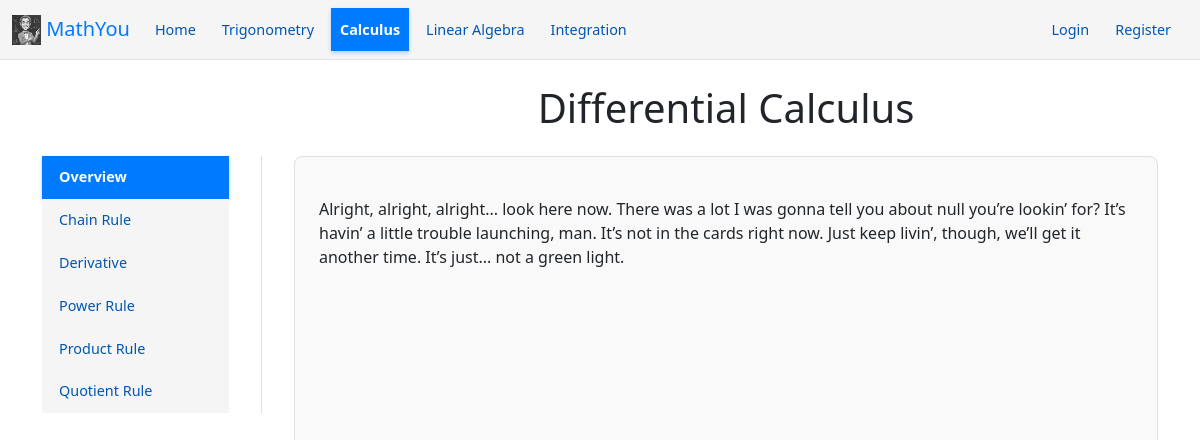
Page /calculus on the committed database.
### app/models.py (models this page shows, shortened)
class Concept(db.Model):
    __tablename__ = 'concepts'
    id = db.Column(db.Integer, primary_key=True)
    name = db.Column(db.String(100), nullable=False)
    slug = db.Column(db.String(100), nullable=False)
    subject_id = db.Column(db.Integer, db.ForeignKey('subjects.id'), nullable=False)
    formula = db.Column(db.Text, nullable=True)
    explanation = db.Column(db.Text, nullable=True)
    core_idea = db.Column(db.Text, nullable=True)
    real_world_application = db.Column(db.Text, nullable=True)
    mathematical_demonstration = db.Column(db.Text, nullable=True)
    study_plan = db.Column(db.Text, nullable=True)
    subject = db.relationship('Subject', back_populates='concepts')
    questions = db.relationship('Question', back_populates='concept', lazy=True, cascade="all, delete-orphan")
    __table_args__ = (db.UniqueConstraint('subject_id', 'slug', name='_subject_concept_slug_uc'),)

class Subject(db.Model):
    __tablename__ = 'subjects'
    id = db.Column(db.Integer, primary_key=True)
    name = db.Column(db.String(100), unique=True, nullable=False)
    slug = db.Column(db.String(100), unique=True, nullable=False)
    concepts = db.relationship('Concept', back_populates='subject', lazy=True, cascade="all, delete-orphan")

### app/blueprints/main.py (the view, shortened to what this page needs)
@main_bp.route('/<string:subject_slug>')
def discipline_page(subject_slug):
    subject = Subject.query.filter_by(slug=subject_slug).first_or_404()
    problems_by_concept = {}
    difficulty_map = {'Easy': 1, 'Medium': 2, 'Hard': 3}
    reverse_difficulty_map = {1: 'Easy', 2: 'Medium', 3: 'Hard'}
    for concept in subject.concepts:
        questions = concept.questions
        if not questions:
            continue
        target_difficulty = 'Easy' # Default
        candidate = next((q for q in questions if q.difficulty == target_difficulty), None)
        if candidate:
            problems_by_concept[concept.slug] = [candidate.legacy_id]
        elif not current_user.is_authenticated:
                problems_by_concept[concept.slug] = [questions[0].legacy_id]
    return render_template('discipline.html',
                            discipline_name=subject.name,
                            concepts=subject.concepts,
                            active_page=subject.slug,
                            problems=problems_by_concept)

### templates/discipline.html
{% extends "base.html" %}
{% block content %}
<div class="discipline-layout">
    <nav class="concept-nav" data-menu="concept-nav">
        <a href="#overview" class="nav-link" data-concept="overview">Overview</a>
            {% for concept in concepts %}
            <a href="#{{ concept.slug }}"
            class="nav-link"
            data-concept="{{ concept.slug }}">
            {{ concept.name }}
        </a>
        {% endfor %}
    </nav>
    <main class="discipline-content">
        <h1 class="text-center mb-4">{{ discipline_name }}</h1>
        <math-content
            discpline-name="{{ discipline_name }}"
            discipline-id="{{ active_page }}"
            data-problems='{{ problems | tojson }}'
        ></math-content>
    </main>
</div>
{% endblock %}

### static/css/variables.css (style rules this page uses)
:root { --font-family: Arial, sans-serif; --base-font-size: 16px; --button-border-radius: 0; --button-bg-color: #0d6efd; --nav-primary-color: #007bff; --nav-text-color: #0056b3; --nav-bg-color: whitesmoke; --nav-hover-bg-color: #dbe9f7; --nav-active-text-color: #fff; --nav-border-color: #e0e0e0; --nav-border-radius: 0; --nav-font-size: 0.9rem; --nav-font-weight: 500; --nav-active-font-weight: 600; }

### static/css/navigation.css (style rules this page uses)
.nav-link { display: inline-block; padding: 0.6rem 1rem; color: var(--nav-text-color); background-color: var(--nav-bg-color); border-radius: var(--nav-border-radius); text-decoration: none; font-size: var(--nav-font-size); font-weight: var(--nav-font-weight); transition: all 0.2s ease-in-out; border: 1px solid transparent; white-space: nowrap; margin-right: 0.5rem; }
.nav-link.active { color: var(--nav-active-text-color); background-color: var(--nav-primary-color); font-weight: var(--nav-active-font-weight); box-shadow: 0 2px 4px rgba(0, 123, 255, 0.3); }
.discipline-layout { display: flex; flex-direction: column; gap: 1.5rem; }
.concept-nav { flex-wrap: wrap; padding-bottom: 1rem; border-bottom: 1px solid var(--nav-border-color); margin-top: 4.5rem; }
@media (min-width: 768px) { .discipline-layout { flex-direction: row; align-items: flex-start; gap: 2rem; } }
@media (min-width: 768px) { .concept-nav { flex-direction: column; flex-wrap: nowrap; flex-shrink: 0; width: 220px; border-bottom: none; border-right: 1px solid var(--nav-border-color); padding-right: 2rem; padding-bottom: 0; } }
@media (min-width: 768px) { .concept-nav .nav-link { width: 100%; } }

### rows in the picture
Concept: name "Chain Rule"
Concept: name "Derivative"
Concept: name "Power Rule"
Concept: name "Product Rule"
Concept: name "Quotient Rule"
Subject: name "Differential Calculus"
